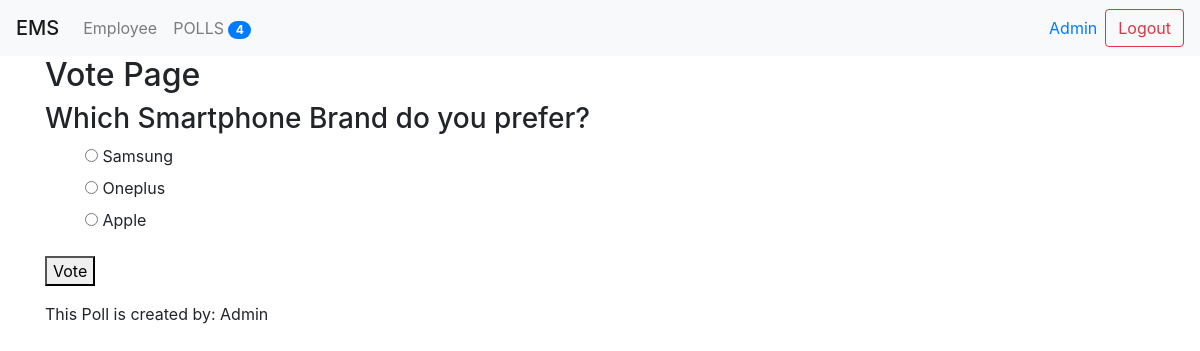
Page /polls/4/ (signed in) on the committed database.
### poll/models.py (models this page shows, shortened)
class Question(models.Model):
    title = models.TextField(null = True, blank=True)
    status = models.CharField(default = "inactive", max_length = 10)
    start_date = models.DateTimeField(null = True, blank = True)
    end_date = models.DateTimeField(null = True, blank = True)
    created_by = models.ForeignKey(User, null = True, blank = True, on_delete = models.CASCADE)
    created_at = models.DateTimeField(auto_now_add = True)
    updated_at = models.DateTimeField(auto_now = True)
    @property
    def choices(self):
        return self.choice_set.all()

class Choice(models.Model):
    question = models.ForeignKey('poll.Question', on_delete = models.CASCADE)
    text = models.TextField(null = True, blank = True)
    created_at = models.DateTimeField(auto_now_add = True)
    updated_at = models.DateTimeField(auto_now = True)

### poll/views.py (the view)
# urls.py: path('<int:id>/', vote_poll, name="poll_vote")
@login_required(login_url="/login/")
def vote_poll(request, id=None):
    context = {}
    try:
        question = Question.objects.get(id=id)
    except:
        raise Http404
    context["question"] = question
    if request.method == "POST":
        user_id = 1
        print(request.POST)
        data = request.POST
        ret = Answer.objects.create(user_id=user_id, choice_id=data['choice'])
        if ret:
            return HttpResponseRedirect(reverse('poll_details', args=[question.id]))
        else:
            context["error"] = "Your vote is not done successfully"
            return render(request, 'polls/poll.html', context)
    else:
        return render(request, 'polls/poll.html', context)

### poll/context_processors.py (called while the page is built)
def polls_count(request):
    count = Question.objects.count()
    return {'polls_count': count}

### poll/templatetags/poll_extras.py (called while the page is built)
def upper(value):
    return value.upper()

### ems/templates/polls/poll.html (shortened to what this page needs)
{% extends 'base.html' %}
{% block content %}
    {% if question %}
        <h2>Vote Page</h2>
        <h3>{{question.title}}</h3>
        <form method="POST" action="/polls/{{question.id}}/">
        <ol>
            {% for choice in question.choices %}
                <input type="radio" name="choice" value="{{choice.id}}">
                <label>{{choice.text}}</label>
                <br>
            {% empty %}
                <p>No Choice is available for this Question</p>
            {% endfor %}
        </ol>
        <button type="submit" value="Vote">Vote</button>
        </form>
        <p>This Poll is created by: {{question.created_by.first_name}}</p>
    {% endif %}
{% endblock content%}

### ems/templates/header.html (shortened to what this page needs)
{% load poll_extras %}
<div class="navbar navbar-expand-lg navbar-light bg-light">
    <span class="navbar-brand mb-0 h1">EMS</span>
    <div class="collapse navbar-collapse" id="navbarNav">
        <ul class="navbar-nav">
            <li class="nav-item">
                <a class="nav-link" href="{% url 'employee_list' %}">
                    {{"employee" | capfirst}}
                </a>
            </li>
            <li class="nav-item">
                <a class="nav-link" href="{% url 'polls_list' %}">
                    {{"Polls" | upper}}
                    <span class="badge badge-primary badge-pill ">{{ polls_count }}</span>
                </a>
            </li>
        </ul>
    </div>
    <form class="form-inline my-2 my-lg-0" method="POST" action="{% url 'user_logout' %}">
        <a href="{% url 'my_profile' %}">
            <span class="mr-sm-2">{{request.user.first_name}}</span>
        </a>
        <input type="submit" class="btn btn-outline-danger my-2 my-sm-0" value="Logout">
    </form>
</div>

### rows in the picture
Question: title "Which Smartphone Brand do you prefer?", created_by.first_name "Admin"
Choice: text "Samsung"
Choice: text "Oneplus"
Choice: text "Apple"

### other values in the picture
{{ "employee" | capfirst }} "Employee"
{{ "Polls" | upper }} "POLLS"
{{ polls_count }} "4"
{{ request.user.first_name }} "Admin"
